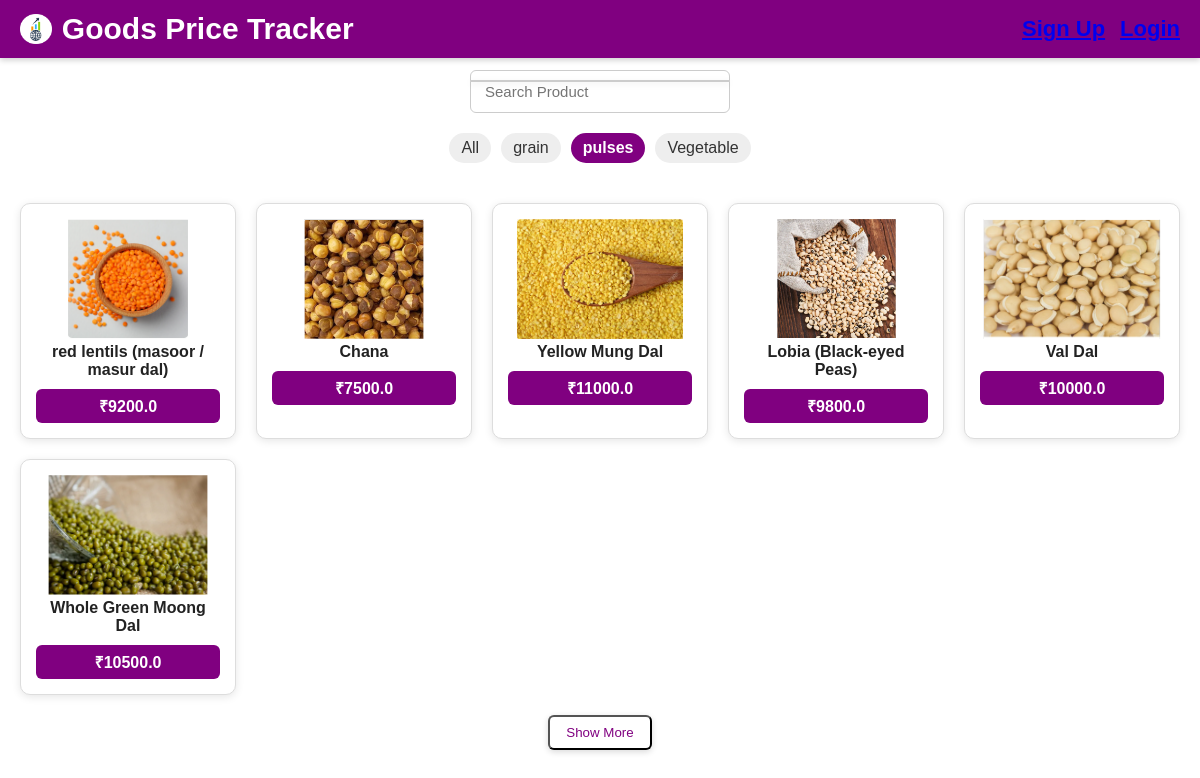
The page /?tag=pulses on the database its author committed.
### tracker/models.py (models this page shows, shortened)
class Product(models.Model):
    product_id = models.AutoField(primary_key=True)
    name = models.CharField(max_length=100)
    description = models.TextField()
    price = models.FloatField()
    category = models.CharField(max_length=100)
    tag = models.CharField(max_length=255)
    unit = models.CharField(max_length=50)
    image = models.ImageField(upload_to='product_images/', blank=True, null=True)

### tracker/views.py (the view)
# urls.py: path('', views.dashboard, name='dashboard'),
def dashboard(request):
    tags = ['tag1', 'tag2']  # or get from database
    products = Product.objects.all()  # or filtered queryset
    selected_tag = request.GET.get('tag', 'all')
    limit = int(request.GET.get('limit', 20))
    context = {
        'tags': tags,
        'products': products[:limit],
        'selected_tag': selected_tag,
        'limit': limit,
    }
    if not request.user.is_authenticated and request.GET.get("guest") == "true":
        request.session["is_guest"] = True
    elif request.user.is_authenticated:
        request.session["is_guest"] = False
    tag = request.GET.get("tag", "all")
    products = Product.objects.all()
    if tag != "all":
        products = products.filter(tag__icontains=tag)
    limit = int(request.GET.get("limit", 20))
    products = products[:limit]
    tags = list(Product.objects.values_list("tag", flat=True).distinct())
    return render(request, "tracker/dashboard.html", {
        "products": products,
        "tags": tags,
        "selected_tag": tag,
        "limit": limit,
    })

### tracker/templates/tracker/dashboard.html (shortened to what this page needs)
{% load static %}
<!DOCTYPE html>
<html lang="en">
<head>
  <link rel="stylesheet" href="{% static 'css/style.css' %}">
</head>
<body>
  <div class="page-header">
    <div class="logo-title">
      <img src="{% static 'images/logo.png' %}" alt="Logo" class="logo">
      <span>Goods Price Tracker</span>
    </div>
    <div class="top-right">
      {% if request.user.is_authenticated %}
        <span>Welcome, {{ request.user.username }}</span>
        <a href="{% url 'login' %}"><button type="button">Logout</button></a>
      {% else %}
        <a href="{% url 'signup' %}">Sign Up</a>
        <a href="{% url 'login' %}">Login</a>
      {% endif %}
    </div>
  </div>
  <div class="center">
    <input type="text" id="searchInput" placeholder="Search Product" autocomplete="off">
    <ul id="searchResults" class="search-results"></ul>
  </div>
  <div class="tags-bar">
    <a href="?tag=all" class="tag {% if selected_tag == 'all' %}active{% endif %}">All</a>
    {% for t in tags %}
      <a href="?tag={{ t }}" class="tag {% if selected_tag == t %}active{% endif %}">{{ t }}</a>
    {% endfor %}
  </div>
  <div class="products-grid">
    {% for p in products %}
      <a href="{% url 'product_detail' p.product_id %}" class="product-card">
        {% if p.image %}
          <img src="{{ p.image.url }}" alt="{{ p.name }}">
        {% else %}
          <img src="{% static 'images/default.png' %}" alt="No image">
        {% endif %}
        <h4>{{ p.name }}</h4>
        <div class="price-box">₹{{ p.price }}</div>
      </a>
    {% empty %}
      <p style="text-align:center; margin-top:20px;">No products available.</p>
    {% endfor %}
  </div>
  <div class="center">
    <a href="?tag={{ selected_tag }}&limit={{ limit|add:20 }}">
      <button>Show More</button>
    </a>
  </div>
</body>
</html>

### tracker/static/CSS/style.css (style rules this page uses)
* { box-sizing: border-box; margin: 0; padding: 0; }
body { font-family: 'Poppins', sans-serif; background-color: #ffffff; color: #222; min-height: 100vh; padding-top: 70px; }
.page-header { position: fixed; top: 0; left: 0; width: 100%; display: flex; align-items: center; justify-content: space-between; background-color: purple; color: white; padding: 12px 20px; font-size: 22px; font-weight: 600; box-shadow: 0 2px 6px rgba(0,0,0,0.2); z-index: 1000; }
.logo-title { display: flex; align-items: center; font-size: 30px; gap: 10px; }
.logo-title img.logo { height: 30px; width: auto; }
.top-right { display: flex; gap: 15px; }
.center { display: flex; flex-direction: column; align-items: center; }
input, textarea { padding: 12px 14px; width: 260px; border: 1px solid #ccc; border-radius: 6px; outline: none; transition: 0.2s; font-size: 15px; }
button, .link-button { display: inline-block; padding: 8px 16px; margin: 0 8px; border-radius: 6px; background: #ffffff; color: purple; font-weight: 500; text-decoration: none; cursor: pointer; transition: all 0.2s ease-in-out; box-shadow: 0 2px 6px rgba(0,0,0,0.15); }
.tags-bar { display: flex; flex-wrap: wrap; justify-content: center; margin: 20px 0; gap: 10px; }
.tag { padding: 6px 12px; border-radius: 20px; background: #eee; color: #333; text-decoration: none; transition: 0.2s; }
.tag.active { background: purple; color: white; font-weight: bold; }
.products-grid { display: grid; grid-template-columns: repeat(auto-fill, minmax(180px, 1fr)); gap: 20px; padding: 20px; }
.product-card { display: block; border: 1px solid #ddd; border-radius: 10px; text-align: center; padding: 15px; background: white; box-shadow: 0 2px 8px rgba(0,0,0,0.1); transition: transform 0.2s; color: inherit; text-decoration: none; }
.product-card img { max-width: 100%; height: 120px; object-fit: contain; }
.price-box { margin-top: 10px; padding: 6px 12px; background: purple; color: white; border-radius: 6px; font-weight: bold; }
.search-results { list-style: none; padding: 0; margin: 10px auto; width: 260px; background: white; border: 1px solid #ccc; border-radius: 6px; box-shadow: 0 2px 6px rgba(0,0,0,0.1); max-height: 200px; overflow-y: auto; position: absolute; z-index: 1000; }

### rows shown on the page
Product: image (picture), name "red lentils (masoor / masur dal)", price "9200.0"
Product: image (picture), name "Chana", price "7500.0"
Product: image (picture), name "Yellow Mung Dal", price "11000.0"
Product: image (picture), name "Lobia (Black-eyed Peas)", price "9800.0"
Product: image (picture), name "Val Dal", price "10000.0"
Product: image (picture), name "Whole Green Moong Dal", price "10500.0"

### other values the page prints
{{ t }} "grain" "pulses" "Vegetable"
